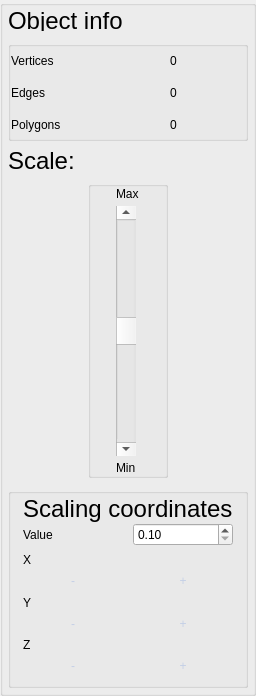
    <widget class="QGroupBox" name="groupBox_7">
     <property name="maximumSize">
      <size>
       <width>200</width>
       <height>16777215</height>
      </size>
     </property>
     <property name="title">
      <string/>
     </property>
     <layout class="QGridLayout" name="gridLayout_3">
      <property name="leftMargin">
       <number>5</number>
      </property>
      <property name="topMargin">
       <number>5</number>
      </property>
      <property name="rightMargin">
       <number>5</number>
      </property>
      <property name="bottomMargin">
       <number>5</number>
      </property>
      <property name="horizontalSpacing">
       <number>0</number>
      </property>
      <property name="verticalSpacing">
       <number>10</number>
      </property>
      <item row="2" column="0" colspan="3">
       <widget class="QLabel" name="label_20">
        <property name="maximumSize">
         <size>
          <width>16777215</width>
          <height>20</height>
         </size>
        </property>
        <property name="font">
         <font>
          <family>Arial</family>
          <pointsize>18</pointsize>
         </font>
        </property>
        <property name="text">
         <string>Scale:</string>
        </property>
       </widget>
      </item>
      <item row="1" column="0" colspan="3">
       <widget class="QGroupBox" name="groupBox_object_info">
        <property name="minimumSize">
         <size>
          <width>0</width>
          <height>100</height>
         </size>
        </property>
        <property name="styleSheet">
         <string notr="true"/>
        </property>
        <property name="title">
         <string/>
        </property>
        <layout class="QGridLayout" name="gridLayout_4">
         <property name="leftMargin">
          <number>0</number>
         </property>
         <property name="topMargin">
          <number>0</number>
         </property>
         <property name="rightMargin">
          <number>0</number>
         </property>
         <property name="bottomMargin">
          <number>0</number>
         </property>
         <property name="spacing">
          <number>5</number>
         </property>
         <item row="1" column="0" colspan="2">
          <widget class="QLabel" name="label_14">
           <property name="text">
            <string>Edges</string>
           </property>
          </widget>
         </item>
         <item row="0" column="2">
          <widget class="QLabel" name="label_info_v">
           <property name="text">
            <string>0</string>
           </property>
          </widget>
         </item>
         <item row="2" column="0" colspan="2">
          <widget class="QLabel" name="label_15">
           <property name="text">
            <string>Polygons</string>
           </property>
          </widget>
         </item>
         <item row="0" column="0">
          <widget class="QLabel" name="label_19">
           <property name="text">
            <string>Vertices</string>
           </property>
          </widget>
         </item>
         <item row="2" column="2">
          <widget class="QLabel" name="label_info_p">
           <property name="text">
            <string>0</string>
           </property>
          </widget>
         </item>
         <item row="1" column="2">
          <widget class="QLabel" name="label_info_e">
           <property name="text">
            <string>0</string>
           </property>
          </widget>
         </item>
        </layout>
       </widget>
      </item>
      <item row="4" column="0" colspan="3">
       <widget class="QGroupBox" name="groupBox_scaling">
        <property name="minimumSize">
         <size>
          <width>0</width>
          <height>200</height>
         </size>
        </property>
        <property name="styleSheet">
         <string notr="true"/>
        </property>
        <property name="title">
         <string/>
        </property>
        <layout class="QGridLayout" name="gridLayout_21">
         <property name="leftMargin">
          <number>12</number>
         </property>
         <property name="topMargin">
          <number>0</number>
         </property>
         <property name="rightMargin">
          <number>12</number>
         </property>
         <property name="bottomMargin">
          <number>12</number>
         </property>
         <property name="horizontalSpacing">
          <number>10</number>
         </property>
         <property name="verticalSpacing">
          <number>0</number>
         </property>
         <item row="4" column="0" colspan="2">
          <widget class="QLabel" name="label_44">
           <property name="text">
            <string>Y</string>
           </property>
          </widget>
         </item>
         <item row="0" column="0" colspan="2">
          <widget class="QLabel" name="label_46">
           <property name="minimumSize">
            <size>
             <width>0</width>
             <height>20</height>
            </size>
           </property>
           <property name="maximumSize">
            <size>
             <width>16777215</width>
             <height>14245</height>
            </size>
           </property>
           <property name="font">
            <font>
             <family>Arial</family>
             <pointsize>18</pointsize>
            </font>
           </property>
           <property name="styleSheet">
            <string notr="true"/>
           </property>
           <property name="text">
            <string>Scaling coordinates</string>
           </property>
          </widget>
         </item>
         <item row="1" column="1">
          <widget class="QDoubleSpinBox" name="doubleSpinBox_sc_value">
           <property name="minimumSize">
            <size>
             <width>0</width>
             <height>0</height>
            </size>
           </property>
           <property name="minimum">
            <double>0.100000000000000</double>
           </property>
           <property name="maximum">
            <double>0.900000000000000</double>
           </property>
           <property name="singleStep">
            <double>0.100000000000000</double>
           </property>
          </widget>
         </item>
         <item row="7" column="0" colspan="2">
          <widget class="QLabel" name="label_43">
           <property name="text">
            <string>Z</string>
           </property>
          </widget>
         </item>
         <item row="3" column="1">
          <widget class="QPushButton" name="pushButton_sc_x_plus">
           <property name="styleSheet">
            <string notr="true">QPushButton {
    border: 2px;
    border-radius: 6px;
 background:qlineargradient(x1: 0, y1: 0, x2: 0, y2: 1,
                                stop: 0 #A2A2D0, stop: 0.2 #464451,
                                stop: 0.8 #464451, stop: 1.0 #47006B);
    min-width: 60px;
    color: #C5D0E6;
}

QPushButton:pressed {

    background:  qlineargradient(x1: 0, y1: 0, x2: 0, y2: 1,
                                stop: 0 #BEA2D0, stop: 0.4 #464451,
                                stop: 0.5 #464451, stop: 1.0 #001F8A);
} </string>
           </property>
           <property name="text">
            <string>+</string>
           </property>
          </widget>
         </item>
         <item row="2" column="0" colspan="2">
          <widget class="QLabel" name="label_45">
           <property name="font">
            <font>
             <family>Arial</family>
            </font>
           </property>
           <property name="text">
            <string>X</string>
           </property>
          </widget>
         </item>
         <item row="3" column="0">
          <widget class="QPushButton" name="pushButton_sc_x_minus">
           <property name="styleSheet">
            <string notr="true">QPushButton {
    border: 2px;
    border-radius: 6px;
    background:  qlineargradient(x1: 0, y1: 0, x2: 0, y2: 1,
                                stop: 0 #BEA2D0, stop: 0.3 #464451,
                                stop: 0.8 #464451, stop: 1.0 #001F8A);
    min-width: 60px;
	color: #C5D0E6;
}

QPushButton:pressed {
 background:qlineargradient(x1: 0, y1: 0, x2: 0, y2: 1,
                                stop: 0 #A2A2D0, stop: 0.2 #464451,
                                stop: 0.8 #464451, stop: 1.0 #47006B);
} </string>
           </property>
           <property name="text">
            <string>-</string>
           </property>
          </widget>
         </item>
         <item row="8" column="0">
          <widget class="QPushButton" name="pushButton_sc_z_minus">
           <property name="styleSheet">
            <string notr="true">QPushButton {
    border: 2px;
    border-radius: 6px;
    background:  qlineargradient(x1: 0, y1: 0, x2: 0, y2: 1,
                                stop: 0 #BEA2D0, stop: 0.3 #464451,
                                stop: 0.8 #464451, stop: 1.0 #001F8A);
    min-width: 60px;
	color: #C5D0E6;
}

QPushButton:pressed {
 background:qlineargradient(x1: 0, y1: 0, x2: 0, y2: 1,
                                stop: 0 #A2A2D0, stop: 0.2 #464451,
                                stop: 0.8 #464451, stop: 1.0 #47006B);
} </string>
           </property>
           <property name="text">
            <string>-</string>
           </property>
          </widget>
         </item>
         <item row="1" column="0">
          <widget class="QLabel" name="label_47">
           <property name="text">
            <string>Value</string>
           </property>
          </widget>
         </item>
         <item row="8" column="1">
          <widget class="QPushButton" name="pushButton_sc_z_plus">
           <property name="styleSheet">
            <string notr="true">QPushButton {
    border: 2px;
    border-radius: 6px;
 background:qlineargradient(x1: 0, y1: 0, x2: 0, y2: 1,
                                stop: 0 #A2A2D0, stop: 0.2 #464451,
                                stop: 0.8 #464451, stop: 1.0 #47006B);
    min-width: 60px;
    color: #C5D0E6;
}

QPushButton:pressed {

    background:  qlineargradient(x1: 0, y1: 0, x2: 0, y2: 1,
                                stop: 0 #BEA2D0, stop: 0.4 #464451,
                                stop: 0.5 #464451, stop: 1.0 #001F8A);
} </string>
           </property>
           <property name="text">
            <string>+</string>
           </property>
          </widget>
         </item>
         <item row="6" column="0">
          <widget class="QPushButton" name="pushButton_sc_y_minus">
           <property name="styleSheet">
            <string notr="true">QPushButton {
    border: 2px;
    border-radius: 6px;
    background:  qlineargradient(x1: 0, y1: 0, x2: 0, y2: 1,
                                stop: 0 #BEA2D0, stop: 0.3 #464451,
                                stop: 0.8 #464451, stop: 1.0 #001F8A);
    min-width: 60px;
	color: #C5D0E6;
}

QPushButton:pressed {
 background:qlineargradient(x1: 0, y1: 0, x2: 0, y2: 1,
                                stop: 0 #A2A2D0, stop: 0.2 #464451,
                                stop: 0.8 #464451, stop: 1.0 #47006B);
} </string>
           </property>
           <property name="text">
            <string>-</string>
           </property>
          </widget>
         </item>
         <item row="6" column="1">
          <widget class="QPushButton" name="pushButton_sc_y_plus">
           <property name="styleSheet">
            <string notr="true">QPushButton {
    border: 2px;
    border-radius: 6px;
 background:qlineargradient(x1: 0, y1: 0, x2: 0, y2: 1,
                                stop: 0 #A2A2D0, stop: 0.2 #464451,
                                stop: 0.8 #464451, stop: 1.0 #47006B);
    min-width: 60px;
    color: #C5D0E6;
}

QPushButton:pressed {

    background:  qlineargradient(x1: 0, y1: 0, x2: 0, y2: 1,
                                stop: 0 #BEA2D0, stop: 0.4 #464451,
                                stop: 0.5 #464451, stop: 1.0 #001F8A);
} </string>
           </property>
           <property name="text">
            <string>+</string>
           </property>
          </widget>
         </item>
        </layout>
       </widget>
      </item>
      <item row="0" column="0" colspan="3">
       <widget class="QLabel" name="label_21">
        <property name="minimumSize">
         <size>
          <width>0</width>
          <height>20</height>
         </size>
        </property>
        <property name="maximumSize">
         <size>
          <width>16777215</width>
          <height>20</height>
         </size>
        </property>
        <property name="font">
         <font>
          <family>Arial</family>
          <pointsize>18</pointsize>
         </font>
        </property>
        <property name="text">
         <string>Object info</string>
        </property>
       </widget>
      </item>
      <item row="3" column="1">
       <widget class="QGroupBox" name="groupBox_8">
        <property name="minimumSize">
         <size>
          <width>0</width>
          <height>250</height>
         </size>
        </property>
        <property name="title">
         <string/>
        </property>
        <layout class="QGridLayout" name="gridLayout_5">
         <property name="leftMargin">
          <number>0</number>
         </property>
         <property name="topMargin">
          <number>0</number>
         </property>
         <property name="rightMargin">
          <number>0</number>
         </property>
         <property name="bottomMargin">
          <number>0</number>
         </property>
         <property name="spacing">
          <number>5</number>
         </property>
         <item row="0" column="0">
          <widget class="QLabel" name="label_12">
           <property name="text">
            <string>Max</string>
           </property>
          </widget>
         </item>
         <item row="2" column="0">
          <widget class="QLabel" name="label_13">
           <property name="text">
            <string>Min</string>
           </property>
          </widget>
         </item>
         <item row="1" column="0">
          <widget class="QScrollBar" name="verticalScrollBar">
           <property name="minimumSize">
            <size>
             <width>20</width>
             <height>250</height>
            </size>
           </property>
           <property name="styleSheet">
            <string notr="true"/>
           </property>
           <property name="minimum">
            <number>-500</number>
           </property>
           <property name="maximum">
            <number>500</number>
           </property>
           <property name="pageStep">
            <number>1</number>
           </property>
           <property name="value">
            <number>1</number>
           </property>
           <property name="orientation">
            <enum>Qt::Vertical</enum>
           </property>
          </widget>
         </item>
        </layout>
       </widget>
      </item>
     </layout>
    </widget>
